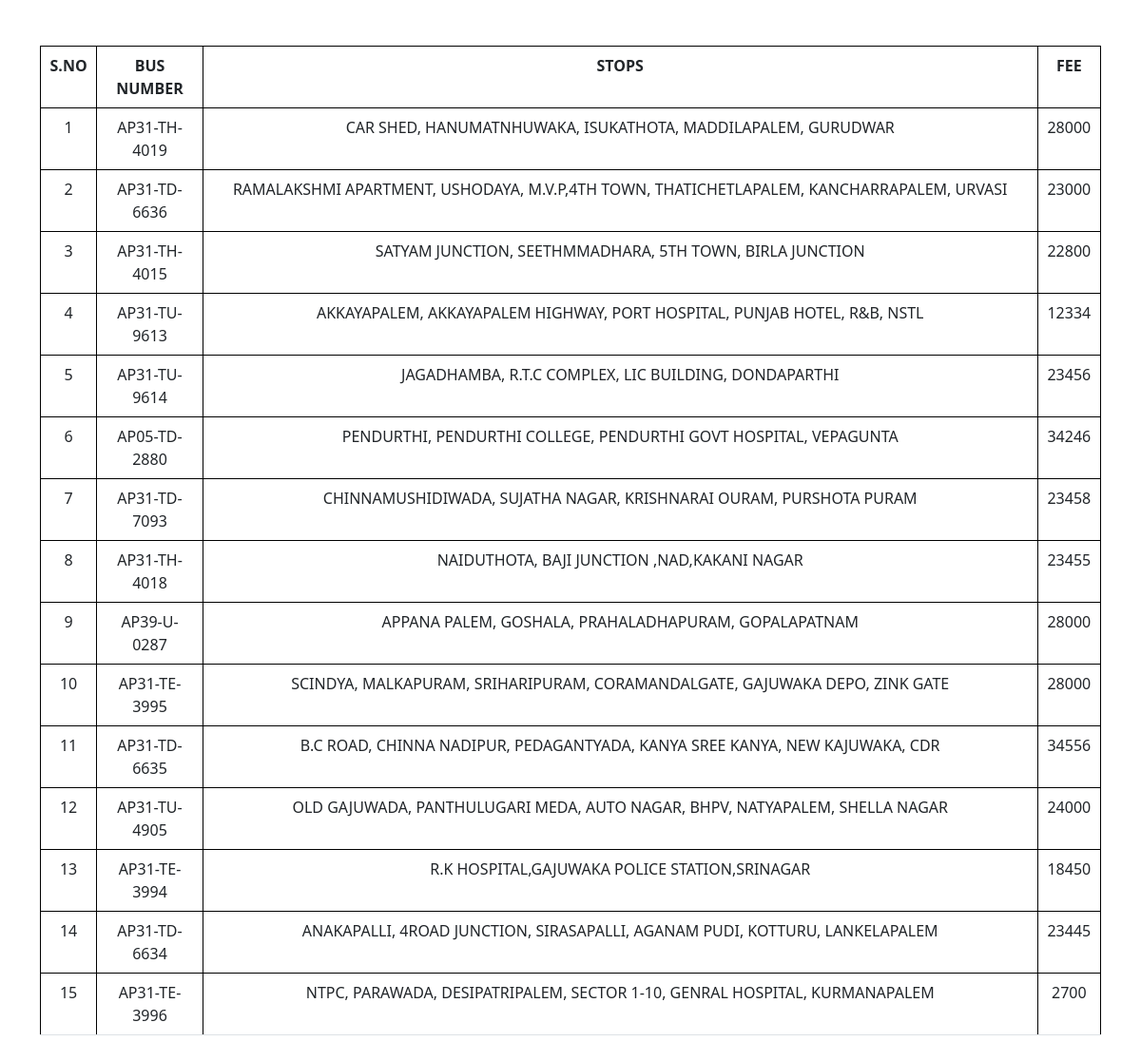
/viewstudentbuscontent.php, run on the app's committed database.
### tables this page shows
CREATE TABLE `view` (
  `S_NO` int(11) NOT NULL,
  `BUS_NUMBER` varchar(50) NOT NULL,
  `BOARDING_TIME` varchar(10) NOT NULL,
  `BUS_DRIVER` varchar(100) NOT NULL,
  `CONTACT_NUMBER` varchar(10) NOT NULL,
  `STOPS` text NOT NULL,
  `NO_OF_PASSENGERS` int(11) NOT NULL,
  `MILEAGE` varchar(100) NOT NULL,
  `PERMIT_DUE_DATE` varchar(10) NOT NULL,
  `INSURANCE_DUE_DATE` varchar(10) NOT NULL,
  `STARTING_POINT` varchar(50) NOT NULL,
  `FEE` varchar(40) NOT NULL,
  `EXPECTED_INCOME` varchar(255) NOT NULL,
  `TOTAL_INCOME` varchar(255) NOT NULL,
  `RECURRING_EXPENDIATURE` varchar(255) NOT NULL,
  `CORRECTIVE_MAINTAINANCE` varchar(255) NOT NULL,
  `PREVENTIVE_MAINTAINANCE` varchar(255) NOT NULL,
  `EMPLOYEES_SALARY` varchar(255) NOT NULL,
  `TAXES` varchar(255) NOT NULL,
  `PROFIT` varchar(255) NOT NULL,
  `DATE` varchar(255) NOT NULL,
  `col1` varchar(255) NOT NULL,
  `col2` varchar(255) NOT NULL,
  `col3` varchar(255) NOT NULL,
  `col4` varchar(255) NOT NULL,
  `col5` varchar(255) NOT NULL
);

### viewstudentbuscontent.php (the view, shortened to what this page needs)
<!DOCTYPE html>
<html lang="en">
<head>
    <link rel="stylesheet" href="https://cdn.jsdelivr.net/npm/bootstrap@5.3.0-alpha1/dist/css/bootstrap.min.css">
	</head>
<body>
	<div class="view1" >
<body>
<div class="container my-5">
    <table class="table" style="width:100%;  text-align: center;">
    <thread>
    <tr>
  	<th>S.NO</th>
    <th style="width:10%">BUS NUMBER</th>
    <th>STOPS</th>
    <TH>FEE</th>
  </tr>
</thread>
<tbody>
    <?php
     $servername = "localhost";
     $username = "root";
     $password = "";
     $database = "transport-project";
     $connection = new mysqli($servername, $username, $password, $database);
     $sql="SELECT * From view";
     $result= $connection->query($sql);
     while($row=$result->fetch_assoc())
     {
        echo "
        <tr>
    <td>$row[S_NO]</td>
    <td>$row[BUS_NUMBER]</td>
    <td>$row[STOPS]</td>
    <td>$row[FEE]</td>
    </tr>
        ";
     }
     ?>
</div>
</body>
</html>

### viewstudentbuscontent.php (style rules this page uses)
table, th, td { border:1px solid black; }

### data on the page
view: S_NO "1", BUS_NUMBER "AP31-TH-4019", STOPS "CAR SHED, HANUMATNHUWAKA, ISUKATHOTA, MADDILAPALEM, GURUDWAR", FEE "28000"
view: S_NO "2", BUS_NUMBER "AP31-TD-6636", STOPS "RAMALAKSHMI APARTMENT, USHODAYA, M.V.P,4TH TOWN, THATICHETLAPALEM, KANCHARRAPALEM, URVASI", FEE "23000"
view: S_NO "3", BUS_NUMBER "AP31-TH-4015", STOPS "SATYAM JUNCTION, SEETHMMADHARA, 5TH TOWN, BIRLA JUNCTION", FEE "22800"
view: S_NO "4", BUS_NUMBER "AP31-TU-9613", STOPS "AKKAYAPALEM, AKKAYAPALEM HIGHWAY, PORT HOSPITAL, PUNJAB HOTEL, R&B, NSTL", FEE "12334"
view: S_NO "5", BUS_NUMBER "AP31-TU-9614", STOPS "JAGADHAMBA, R.T.C COMPLEX, LIC BUILDING, DONDAPARTHI", FEE "23456"
view: S_NO "6", BUS_NUMBER "AP05-TD-2880", STOPS "PENDURTHI, PENDURTHI COLLEGE, PENDURTHI GOVT HOSPITAL, VEPAGUNTA", FEE "34246"
view: S_NO "7", BUS_NUMBER "AP31-TD-7093", STOPS "CHINNAMUSHIDIWADA, SUJATHA NAGAR, KRISHNARAI OURAM, PURSHOTA PURAM", FEE "23458"
view: S_NO "8", BUS_NUMBER "AP31-TH-4018", STOPS "NAIDUTHOTA, BAJI JUNCTION ,NAD,KAKANI NAGAR", FEE "23455"
view: S_NO "9", BUS_NUMBER "AP39-U-0287", STOPS "APPANA PALEM, GOSHALA, PRAHALADHAPURAM, GOPALAPATNAM", FEE "28000"
view: S_NO "10", BUS_NUMBER "AP31-TE-3995", STOPS "SCINDYA, MALKAPURAM, SRIHARIPURAM, CORAMANDALGATE, GAJUWAKA DEPO, ZINK GATE", FEE "28000"
view: S_NO "11", BUS_NUMBER "AP31-TD-6635", STOPS "B.C ROAD, CHINNA NADIPUR, PEDAGANTYADA, KANYA SREE KANYA, NEW KAJUWAKA, CDR", FEE "34556"
view: S_NO "12", BUS_NUMBER "AP31-TU-4905", STOPS "OLD GAJUWADA, PANTHULUGARI MEDA, AUTO NAGAR, BHPV, NATYAPALEM, SHELLA NAGAR", FEE "24000"
view: S_NO "13", BUS_NUMBER "AP31-TE-3994", STOPS "R.K HOSPITAL,GAJUWAKA POLICE STATION,SRINAGAR", FEE "18450"
view: S_NO "14", BUS_NUMBER "AP31-TD-6634", STOPS "ANAKAPALLI, 4ROAD JUNCTION, SIRASAPALLI, AGANAM PUDI, KOTTURU, LANKELAPALEM", FEE "23445"
view: S_NO "15", BUS_NUMBER "AP31-TE-3996", STOPS "NTPC, PARAWADA, DESIPATRIPALEM, SECTOR 1-10, GENRAL HOSPITAL, KURMANAPALEM", FEE "2700"
